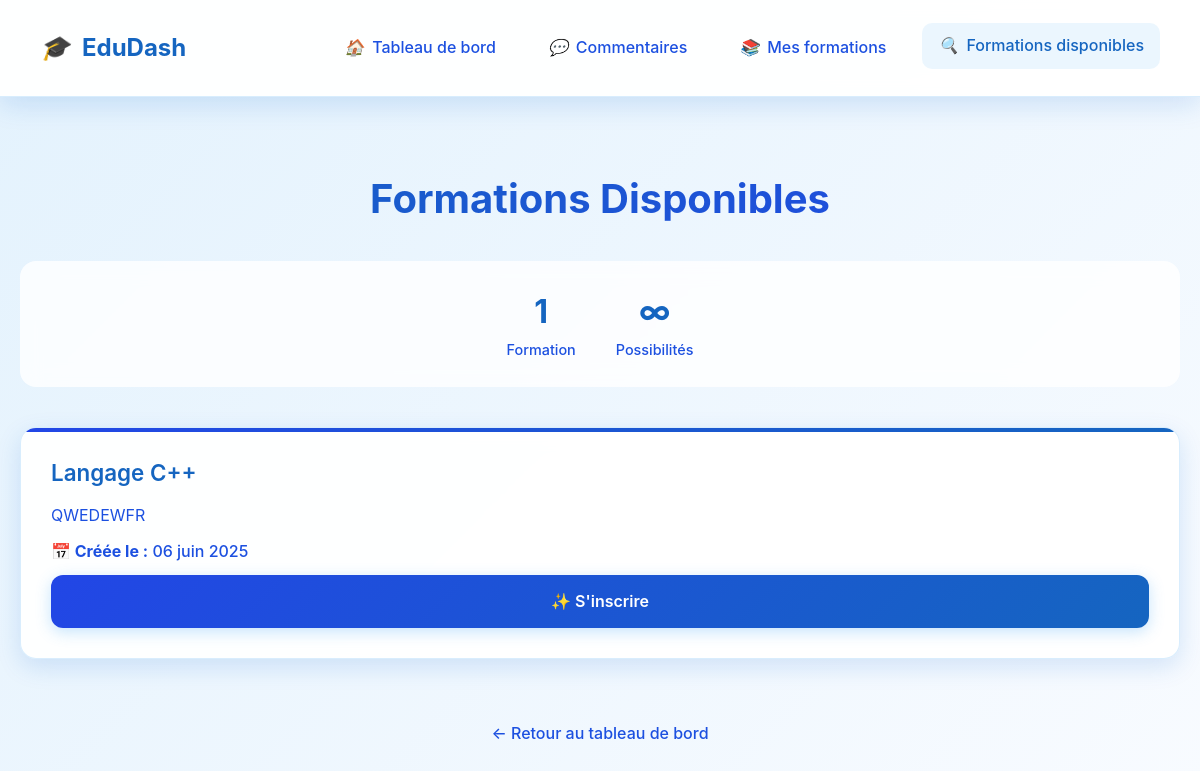
Page /apprenant/formations-disponibles/ (signed in) on the committed database.
### myapp/models.py (models this page shows, shortened)
class Formation(models.Model):
    id = models.AutoField(primary_key=True)
    titre = models.CharField(max_length=255)
    description = models.TextField(blank=True)
    date_creation = models.DateField(auto_now_add=True)

### myapp/views.py (the view)
# urls.py: path('apprenant/formations-disponibles/', views.formations_disponibles, name='formations_disponibles'),
@login_required
def formations_disponibles(request):
    try:
        apprenant = Apprenant.objects.get(utilisateur=request.user)
    except Apprenant.DoesNotExist:
        return HttpResponseForbidden("Vous n'êtes pas un apprenant.")
    inscrits_ids = InscriptionsProgress.objects.filter(apprenant=apprenant).values_list('formation_id', flat=True)
    formations = Formation.objects.exclude(id__in=inscrits_ids)
    return render(request, 'apprenant/formations_disponibles.html', {
        'formations': formations
    })

### myapp/templates/apprenant/formations_disponibles.html (shortened to what this page needs)
<!DOCTYPE html>
<html lang="fr">
<head>
</head>
<body>
  <header>
    <div class="navbar">
      <div class="logo">
        <i class="fas fa-graduation-cap">🎓</i>
        <span>EduDash</span>
      </div>
      <nav class="nav-menu">
        <a href="{% url 'dashboard_apprenant' %}" class="nav-link">
          <i class="fas fa-home">🏠</i>
          <span>Tableau de bord</span>
        </a>
        <a href="{% url 'ajouter_commentaire' %}" class="nav-link">
          <i class="fas fa-book">💬</i>
          <span>Commentaires</span>
        </a>
        <a href="{% url 'mes_formations' %}" class="nav-link">
          <i class="fas fa-users">📚</i>
          <span>Mes formations</span>
        </a>
        <a href="{% url 'formations_disponibles'%}" class="nav-link active">
          <i class="fas fa-comments">🔍</i>
          <span>Formations disponibles</span>
        </a>
      </nav>
    </div>
  </header>
  <div class="container">
    <h1 class="page-title">Formations Disponibles</h1>
    {% if formations %}
      <div class="stats-bar">
        <div class="stat-item">
          <span class="stat-number">{{ formations|length }}</span>
          <span class="stat-label">Formation{{ formations|length|pluralize }}</span>
        </div>
        <div class="stat-item">
          <span class="stat-number">∞</span>
          <span class="stat-label">Possibilités</span>
        </div>
      </div>
      <div class="formation-grid">
        {% for formation in formations %}
          <div class="formation-card">
            <h3>{{ formation.titre }}</h3>
            <p>{{ formation.description|default:"Découvrez cette formation passionnante et enrichissez vos compétences avec un contenu de qualité." }}</p>
            <p class="formation-date"><strong>📅 Créée le :</strong> {{ formation.date_creation|date:"d F Y" }}</p>
            <a href="{% url 's_inscrire_formation' formation.id %}" class="btn">
              ✨ S'inscrire
            </a>
          </div>
        {% endfor %}
      </div>
    {% else %}
      <div class="empty">
        <div class="empty-icon">📚</div>
        <p>Aucune formation disponible pour le moment.</p>
        <p style="margin-top: 10px; font-size: 1rem; opacity: 0.7;">Revenez bientôt pour découvrir de nouvelles opportunités d'apprentissage !</p>
      </div>
    {% endif %}
    <div class="back-link">
      <a href="{% url 'dashboard_apprenant' %}">← Retour au tableau de bord</a>
    </div>
  </div>
</body>
</html>

### myapp/templates/apprenant/formations_disponibles.html (style rules this page uses)
:root { --primary:rgb(34, 70, 230); --primary-dark: #1565c0; --primary-light:rgb(30, 115, 241); --bg: linear-gradient(135deg, #e3f2fd 0%, #f8fbff 100%); --white: #ffffff; --text-dark: #1565c0; --text-light:rgb(28, 80, 224); --radius: 16px; --transition: all 0.3s cubic-bezier(0.4, 0, 0.2, 1); --shadow: 0 8px 25px rgba(11, 103, 209, 0.15); --shadow-hover: 0 15px 35px rgba(21, 101, 192, 0.25); }
* { box-sizing: border-box; margin: 0; padding: 0; }
body { font-family: -apple-system, BlinkMacSystemFont, 'Segoe UI', Roboto, sans-serif; background: var(--bg); padding: 0; min-height: 100vh; line-height: 1.6; }
header { background: rgba(255, 255, 255, 0.95); backdrop-filter: blur(10px); padding: 25px 40px; box-shadow: var(--shadow); border-bottom: 1px solid rgba(66, 165, 245, 0.2); position: sticky; top: 0; z-index: 100; }
.navbar { display: flex; justify-content: space-between; align-items: center; max-width: 1200px; margin: 0 auto; }
.logo { display: flex; align-items: center; gap: 12px; font-size: 1.5rem; font-weight: 700; color: var(--primary-dark); }
.nav-menu { display: flex; gap: 20px; align-items: center; }
.nav-link { display: flex; align-items: center; gap: 8px; padding: 10px 16px; border-radius: 10px; color: var(--text-light); text-decoration: none; font-weight: 500; transition: var(--transition); background: transparent; }
.nav-link:hover, .nav-link.active { background: rgba(66, 165, 245, 0.1); color: var(--primary-dark); transform: translateY(-2px); }
.page-title { text-align: center; margin: 30px 0; font-size: 2.5rem; font-weight: 700; background: linear-gradient(135deg, var(--primary-dark), var(--primary)); -webkit-background-clip: text; -webkit-text-fill-color: transparent; background-clip: text; }
.container { max-width: 1200px; margin: 0 auto; padding: 40px 20px; }
.formation-grid { display: grid; grid-template-columns: repeat(auto-fit, minmax(320px, 1fr)); gap: 30px; margin-bottom: 50px; }
.formation-card { background: rgba(255, 255, 255, 0.95); backdrop-filter: blur(10px); border-radius: var(--radius); padding: 30px; box-shadow: var(--shadow); border: 1px solid rgba(66, 165, 245, 0.2); transition: var(--transition); display: flex; flex-direction: column; justify-content: space-between; position: relative; overflow: hidden; }
.formation-card::before { content: ''; position: absolute; top: 0; left: 0; width: 100%; height: 4px; background: linear-gradient(135deg, var(--primary), var(--primary-dark)); }
.formation-card h3 { margin-bottom: 15px; color: var(--text-dark); font-size: 1.4rem; font-weight: 600; line-height: 1.3; }
.formation-card p { color: var(--text-light); font-size: 1rem; margin-bottom: 12px; line-height: 1.5; }
.formation-date { font-weight: 500; color: var(--primary-dark); margin-bottom: 20px; font-size: 0.95rem; }
.btn { margin-top: auto; display: inline-flex; align-items: center; justify-content: center; gap: 8px; padding: 14px 24px; background: linear-gradient(135deg, var(--primary), var(--primary-dark)); color: white; text-align: center; border: none; border-radius: 12px; font-weight: 600; text-decoration: none; cursor: pointer; transition: var(--transition); box-shadow: 0 4px 15px rgba(66, 165, 245, 0.3); font-size: 1rem; }
.back-link { text-align: center; margin-top: 40px; }
.back-link a { display: inline-flex; align-items: center; gap: 8px; color: var(--text-light); text-decoration: none; font-weight: 500; padding: 12px 20px; border-radius: 10px; transition: var(--transition); }
.stats-bar { display: flex; justify-content: center; gap: 40px; margin-bottom: 40px; padding: 25px; background: rgba(255, 255, 255, 0.8); border-radius: var(--radius); backdrop-filter: blur(10px); }
.stat-item { text-align: center; }
.stat-number { font-size: 2rem; font-weight: 700; color: var(--primary-dark); display: block; }
.stat-label { color: var(--text-light); font-size: 0.9rem; font-weight: 500; }

### rows in the picture
Formation: titre "Langage C++", description "QWEDEWFR", date_creation "06 juin 2025"
